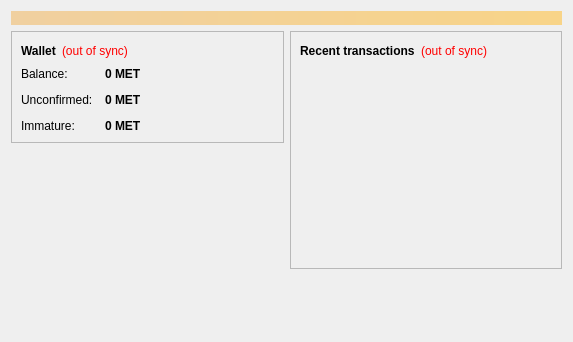
<?xml version="1.0" encoding="UTF-8"?>
<ui version="4.0">
 <class>OverviewPage</class>
 <widget class="QWidget" name="OverviewPage">
  <property name="geometry">
   <rect>
    <x>0</x>
    <y>0</y>
    <width>573</width>
    <height>342</height>
   </rect>
  </property>
  <property name="windowTitle">
   <string>Form</string>
  </property>
  <layout class="QVBoxLayout" name="topLayout">
   <item>
    <widget class="QLabel" name="labelAlerts">
     <property name="visible">
      <bool>false</bool>
     </property>
     <property name="styleSheet">
      <string notr="true">background-color: qlineargradient(x1: 0, y1: 0, x2: 1, y2: 0, stop:0 #F0D0A0, stop:1 #F8D488); color:#000000;</string>
     </property>
     <property name="wordWrap">
      <bool>true</bool>
     </property>
     <property name="margin">
      <number>3</number>
     </property>
    </widget>
   </item>
   <item>
    <layout class="QHBoxLayout" name="horizontalLayout" stretch="1,1">
     <item>
      <layout class="QVBoxLayout" name="verticalLayout_2">
       <item>
        <widget class="QFrame" name="frame">
         <property name="frameShape">
          <enum>QFrame::StyledPanel</enum>
         </property>
         <property name="frameShadow">
          <enum>QFrame::Raised</enum>
         </property>
         <layout class="QVBoxLayout" name="verticalLayout_4">
          <item>
           <layout class="QHBoxLayout" name="horizontalLayout_4">
            <item>
             <widget class="QLabel" name="label_5">
              <property name="font">
               <font>
                <weight>75</weight>
                <bold>true</bold>
               </font>
              </property>
              <property name="text">
               <string>Wallet</string>
              </property>
             </widget>
            </item>
            <item>
             <widget class="QLabel" name="labelWalletStatus">
              <property name="toolTip">
               <string>The displayed information may be out of date. Your wallet automatically synchronizes with the meta1coin network after a connection is established, but this process has not completed yet.</string>
              </property>
              <property name="styleSheet">
               <string notr="true">QLabel { color: red; }</string>
              </property>
              <property name="text">
               <string notr="true">(out of sync)</string>
              </property>
              <property name="alignment">
               <set>Qt::AlignLeading|Qt::AlignLeft|Qt::AlignVCenter</set>
              </property>
             </widget>
            </item>
            <item>
             <spacer name="horizontalSpacer_2">
              <property name="orientation">
               <enum>Qt::Horizontal</enum>
              </property>
              <property name="sizeHint" stdset="0">
               <size>
                <width>40</width>
                <height>20</height>
               </size>
              </property>
             </spacer>
            </item>
           </layout>
          </item>
          <item>
           <layout class="QFormLayout" name="formLayout_2">
            <property name="fieldGrowthPolicy">
             <enum>QFormLayout::AllNonFixedFieldsGrow</enum>
            </property>
            <property name="horizontalSpacing">
             <number>12</number>
            </property>
            <property name="verticalSpacing">
             <number>12</number>
            </property>
            <item row="0" column="0">
             <widget class="QLabel" name="label">
              <property name="text">
               <string>Balance:</string>
              </property>
             </widget>
            </item>
            <item row="0" column="1">
             <widget class="QLabel" name="labelBalance">
              <property name="font">
               <font>
                <weight>75</weight>
                <bold>true</bold>
               </font>
              </property>
              <property name="cursor">
               <cursorShape>IBeamCursor</cursorShape>
              </property>
              <property name="toolTip">
               <string>Your current balance</string>
              </property>
              <property name="text">
               <string notr="true">0 MET</string>
              </property>
              <property name="textInteractionFlags">
               <set>Qt::LinksAccessibleByMouse|Qt::TextSelectableByKeyboard|Qt::TextSelectableByMouse</set>
              </property>
             </widget>
            </item>
            <item row="1" column="0">
             <widget class="QLabel" name="label_3">
              <property name="text">
               <string>Unconfirmed:</string>
              </property>
             </widget>
            </item>
            <item row="1" column="1">
             <widget class="QLabel" name="labelUnconfirmed">
              <property name="font">
               <font>
                <weight>75</weight>
                <bold>true</bold>
               </font>
              </property>
              <property name="cursor">
               <cursorShape>IBeamCursor</cursorShape>
              </property>
              <property name="toolTip">
               <string>Total of transactions that have yet to be confirmed, and do not yet count toward the current balance</string>
              </property>
              <property name="text">
               <string notr="true">0 MET</string>
              </property>
              <property name="textInteractionFlags">
               <set>Qt::LinksAccessibleByMouse|Qt::TextSelectableByKeyboard|Qt::TextSelectableByMouse</set>
              </property>
             </widget>
            </item>
            <item row="2" column="0">
             <widget class="QLabel" name="labelImmatureText">
              <property name="text">
               <string>Immature:</string>
              </property>
             </widget>
            </item>
            <item row="2" column="1">
             <widget class="QLabel" name="labelImmature">
              <property name="font">
               <font>
                <weight>75</weight>
                <bold>true</bold>
               </font>
              </property>
              <property name="toolTip">
               <string>Mined balance that has not yet matured</string>
              </property>
              <property name="text">
               <string notr="true">0 MET</string>
              </property>
              <property name="textInteractionFlags">
               <set>Qt::LinksAccessibleByMouse|Qt::TextSelectableByKeyboard|Qt::TextSelectableByMouse</set>
              </property>
             </widget>
            </item>
           </layout>
          </item>
         </layout>
        </widget>
       </item>
       <item>
        <spacer name="verticalSpacer">
         <property name="orientation">
          <enum>Qt::Vertical</enum>
         </property>
         <property name="sizeHint" stdset="0">
          <size>
           <width>20</width>
           <height>40</height>
          </size>
         </property>
        </spacer>
       </item>
      </layout>
     </item>
     <item>
      <layout class="QVBoxLayout" name="verticalLayout_3">
       <item>
        <widget class="QFrame" name="frame_2">
         <property name="frameShape">
          <enum>QFrame::StyledPanel</enum>
         </property>
         <property name="frameShadow">
          <enum>QFrame::Raised</enum>
         </property>
         <layout class="QVBoxLayout" name="verticalLayout">
          <item>
           <layout class="QHBoxLayout" name="horizontalLayout_2">
            <item>
             <widget class="QLabel" name="label_4">
              <property name="text">
               <string>&lt;b&gt;Recent transactions&lt;/b&gt;</string>
              </property>
             </widget>
            </item>
            <item>
             <widget class="QLabel" name="labelTransactionsStatus">
              <property name="toolTip">
               <string>The displayed information may be out of date. Your wallet automatically synchronizes with the meta1coin network after a connection is established, but this process has not completed yet.</string>
              </property>
              <property name="styleSheet">
               <string notr="true">QLabel { color: red; }</string>
              </property>
              <property name="text">
               <string notr="true">(out of sync)</string>
              </property>
              <property name="alignment">
               <set>Qt::AlignRight|Qt::AlignTrailing|Qt::AlignVCenter</set>
              </property>
             </widget>
            </item>
            <item>
             <spacer name="horizontalSpacer">
              <property name="orientation">
               <enum>Qt::Horizontal</enum>
              </property>
              <property name="sizeHint" stdset="0">
               <size>
                <width>40</width>
                <height>20</height>
               </size>
              </property>
             </spacer>
            </item>
           </layout>
          </item>
          <item>
           <widget class="QListView" name="listTransactions">
            <property name="styleSheet">
             <string notr="true">QListView { background: transparent; }</string>
            </property>
            <property name="frameShape">
             <enum>QFrame::NoFrame</enum>
            </property>
            <property name="verticalScrollBarPolicy">
             <enum>Qt::ScrollBarAlwaysOff</enum>
            </property>
            <property name="horizontalScrollBarPolicy">
             <enum>Qt::ScrollBarAlwaysOff</enum>
            </property>
            <property name="selectionMode">
             <enum>QAbstractItemView::NoSelection</enum>
            </property>
           </widget>
          </item>
         </layout>
        </widget>
       </item>
       <item>
        <spacer name="verticalSpacer_2">
         <property name="orientation">
          <enum>Qt::Vertical</enum>
         </property>
         <property name="sizeHint" stdset="0">
          <size>
           <width>20</width>
           <height>40</height>
          </size>
         </property>
        </spacer>
       </item>
      </layout>
     </item>
    </layout>
   </item>
  </layout>
 </widget>
 <resources/>
 <connections/>
</ui>
